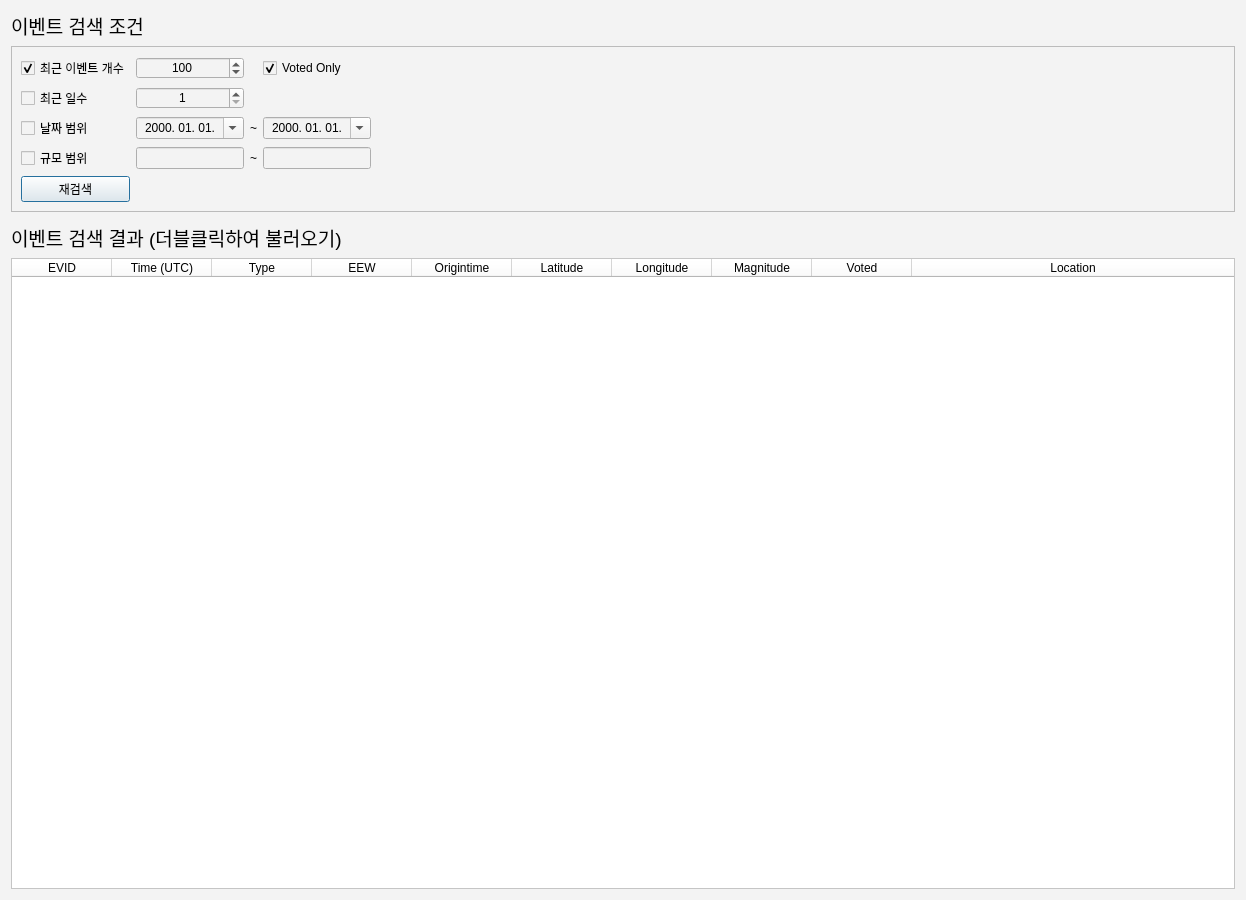
<?xml version="1.0" encoding="UTF-8"?>
<ui version="4.0">
 <class>EventList</class>
 <widget class="QDialog" name="EventList">
  <property name="geometry">
   <rect>
    <x>0</x>
    <y>0</y>
    <width>1246</width>
    <height>900</height>
   </rect>
  </property>
  <property name="sizePolicy">
   <sizepolicy hsizetype="Fixed" vsizetype="Fixed">
    <horstretch>0</horstretch>
    <verstretch>0</verstretch>
   </sizepolicy>
  </property>
  <property name="windowTitle">
   <string>RTICOM2 Replayer - 이벤트 목록</string>
  </property>
  <property name="styleSheet">
   <string notr="true">background-color: rgb(243, 243, 243);</string>
  </property>
  <layout class="QVBoxLayout" name="verticalLayout">
   <item>
    <widget class="QLabel" name="label">
     <property name="font">
      <font>
       <pointsize>14</pointsize>
       <weight>50</weight>
       <bold>false</bold>
      </font>
     </property>
     <property name="text">
      <string>이벤트 검색 조건</string>
     </property>
    </widget>
   </item>
   <item>
    <widget class="QFrame" name="frame">
     <property name="frameShape">
      <enum>QFrame::StyledPanel</enum>
     </property>
     <property name="frameShadow">
      <enum>QFrame::Raised</enum>
     </property>
     <layout class="QHBoxLayout" name="horizontalLayout_3">
      <item>
       <layout class="QGridLayout" name="gridLayout_3">
        <item row="4" column="0">
         <widget class="QPushButton" name="reSearchPB">
          <property name="text">
           <string>재검색</string>
          </property>
         </widget>
        </item>
        <item row="1" column="0">
         <widget class="QCheckBox" name="numDayCB">
          <property name="text">
           <string>최근 일수</string>
          </property>
         </widget>
        </item>
        <item row="0" column="0">
         <widget class="QCheckBox" name="numEventCB">
          <property name="text">
           <string>최근 이벤트 개수</string>
          </property>
          <property name="checked">
           <bool>true</bool>
          </property>
         </widget>
        </item>
        <item row="1" column="1">
         <widget class="QSpinBox" name="numDaySB">
          <property name="alignment">
           <set>Qt::AlignCenter</set>
          </property>
          <property name="minimum">
           <number>1</number>
          </property>
          <property name="maximum">
           <number>30</number>
          </property>
          <property name="value">
           <number>1</number>
          </property>
         </widget>
        </item>
        <item row="2" column="0">
         <widget class="QCheckBox" name="rangeDayCB">
          <property name="text">
           <string>날짜 범위</string>
          </property>
         </widget>
        </item>
        <item row="2" column="3">
         <widget class="QDateEdit" name="eDayDE">
          <property name="alignment">
           <set>Qt::AlignCenter</set>
          </property>
          <property name="displayFormat">
           <string>yyyy. MM. dd.</string>
          </property>
          <property name="calendarPopup">
           <bool>true</bool>
          </property>
         </widget>
        </item>
        <item row="3" column="0">
         <widget class="QCheckBox" name="rangeMagCB">
          <property name="text">
           <string>규모 범위</string>
          </property>
         </widget>
        </item>
        <item row="0" column="3">
         <widget class="QCheckBox" name="votedOnlyCB">
          <property name="text">
           <string>Voted Only</string>
          </property>
          <property name="checked">
           <bool>true</bool>
          </property>
         </widget>
        </item>
        <item row="3" column="3">
         <widget class="QLineEdit" name="eMagLE">
          <property name="sizePolicy">
           <sizepolicy hsizetype="Preferred" vsizetype="Fixed">
            <horstretch>0</horstretch>
            <verstretch>0</verstretch>
           </sizepolicy>
          </property>
          <property name="alignment">
           <set>Qt::AlignCenter</set>
          </property>
         </widget>
        </item>
        <item row="0" column="1">
         <widget class="QSpinBox" name="numEventSB">
          <property name="alignment">
           <set>Qt::AlignCenter</set>
          </property>
          <property name="minimum">
           <number>10</number>
          </property>
          <property name="maximum">
           <number>500</number>
          </property>
          <property name="singleStep">
           <number>10</number>
          </property>
          <property name="value">
           <number>100</number>
          </property>
         </widget>
        </item>
        <item row="2" column="2">
         <widget class="QLabel" name="label_2">
          <property name="sizePolicy">
           <sizepolicy hsizetype="Fixed" vsizetype="Preferred">
            <horstretch>0</horstretch>
            <verstretch>0</verstretch>
           </sizepolicy>
          </property>
          <property name="text">
           <string>~</string>
          </property>
          <property name="alignment">
           <set>Qt::AlignCenter</set>
          </property>
         </widget>
        </item>
        <item row="3" column="2">
         <widget class="QLabel" name="label_3">
          <property name="sizePolicy">
           <sizepolicy hsizetype="Fixed" vsizetype="Preferred">
            <horstretch>0</horstretch>
            <verstretch>0</verstretch>
           </sizepolicy>
          </property>
          <property name="text">
           <string>~</string>
          </property>
          <property name="alignment">
           <set>Qt::AlignCenter</set>
          </property>
         </widget>
        </item>
        <item row="3" column="1">
         <widget class="QLineEdit" name="sMagLE">
          <property name="sizePolicy">
           <sizepolicy hsizetype="Preferred" vsizetype="Fixed">
            <horstretch>0</horstretch>
            <verstretch>0</verstretch>
           </sizepolicy>
          </property>
          <property name="alignment">
           <set>Qt::AlignCenter</set>
          </property>
         </widget>
        </item>
        <item row="2" column="1">
         <widget class="QDateEdit" name="sDayDE">
          <property name="alignment">
           <set>Qt::AlignCenter</set>
          </property>
          <property name="displayFormat">
           <string>yyyy. MM. dd.</string>
          </property>
          <property name="calendarPopup">
           <bool>true</bool>
          </property>
         </widget>
        </item>
       </layout>
      </item>
      <item>
       <spacer name="horizontalSpacer">
        <property name="orientation">
         <enum>Qt::Horizontal</enum>
        </property>
        <property name="sizeHint" stdset="0">
         <size>
          <width>40</width>
          <height>20</height>
         </size>
        </property>
       </spacer>
      </item>
     </layout>
    </widget>
   </item>
   <item>
    <spacer name="verticalSpacer">
     <property name="orientation">
      <enum>Qt::Vertical</enum>
     </property>
     <property name="sizeType">
      <enum>QSizePolicy::Fixed</enum>
     </property>
     <property name="sizeHint" stdset="0">
      <size>
       <width>20</width>
       <height>5</height>
      </size>
     </property>
    </spacer>
   </item>
   <item>
    <widget class="QLabel" name="label_4">
     <property name="font">
      <font>
       <pointsize>14</pointsize>
       <weight>50</weight>
       <bold>false</bold>
      </font>
     </property>
     <property name="text">
      <string>이벤트 검색 결과 (더블클릭하여 불러오기)</string>
     </property>
    </widget>
   </item>
   <item>
    <widget class="QTableWidget" name="eventListTW">
     <property name="sizePolicy">
      <sizepolicy hsizetype="Expanding" vsizetype="Expanding">
       <horstretch>0</horstretch>
       <verstretch>0</verstretch>
      </sizepolicy>
     </property>
     <property name="styleSheet">
      <string notr="true">background-color: rgb(255, 255, 255);</string>
     </property>
     <property name="horizontalScrollBarPolicy">
      <enum>Qt::ScrollBarAsNeeded</enum>
     </property>
     <property name="editTriggers">
      <set>QAbstractItemView::NoEditTriggers</set>
     </property>
     <property name="alternatingRowColors">
      <bool>true</bool>
     </property>
     <property name="selectionMode">
      <enum>QAbstractItemView::SingleSelection</enum>
     </property>
     <property name="selectionBehavior">
      <enum>QAbstractItemView::SelectRows</enum>
     </property>
     <attribute name="horizontalHeaderStretchLastSection">
      <bool>true</bool>
     </attribute>
     <attribute name="verticalHeaderVisible">
      <bool>false</bool>
     </attribute>
     <attribute name="verticalHeaderStretchLastSection">
      <bool>false</bool>
     </attribute>
     <column>
      <property name="text">
       <string>EVID</string>
      </property>
     </column>
     <column>
      <property name="text">
       <string>Time (UTC)</string>
      </property>
     </column>
     <column>
      <property name="text">
       <string>Type</string>
      </property>
     </column>
     <column>
      <property name="text">
       <string>EEW</string>
      </property>
     </column>
     <column>
      <property name="text">
       <string>Origintime</string>
      </property>
     </column>
     <column>
      <property name="text">
       <string>Latitude</string>
      </property>
     </column>
     <column>
      <property name="text">
       <string>Longitude</string>
      </property>
     </column>
     <column>
      <property name="text">
       <string>Magnitude</string>
      </property>
     </column>
     <column>
      <property name="text">
       <string>Voted</string>
      </property>
     </column>
     <column>
      <property name="text">
       <string>Location</string>
      </property>
     </column>
    </widget>
   </item>
  </layout>
 </widget>
 <tabstops>
  <tabstop>numEventCB</tabstop>
  <tabstop>numEventSB</tabstop>
  <tabstop>numDayCB</tabstop>
  <tabstop>numDaySB</tabstop>
  <tabstop>rangeDayCB</tabstop>
  <tabstop>sDayDE</tabstop>
  <tabstop>eDayDE</tabstop>
  <tabstop>rangeMagCB</tabstop>
  <tabstop>sMagLE</tabstop>
  <tabstop>eMagLE</tabstop>
  <tabstop>reSearchPB</tabstop>
  <tabstop>eventListTW</tabstop>
 </tabstops>
 <resources/>
 <connections/>
</ui>
